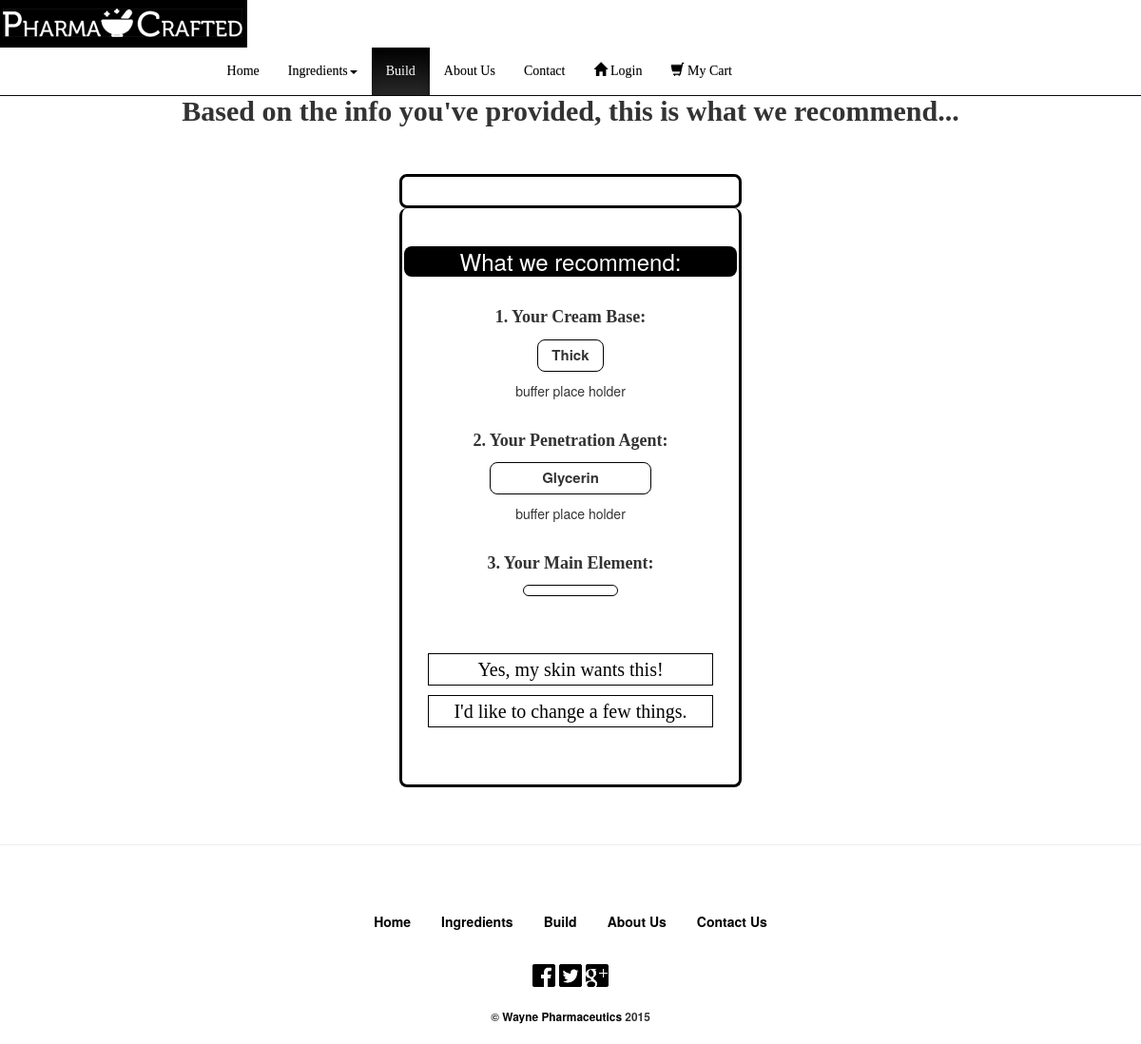
The page /users/1/result on the database as committed earlier.
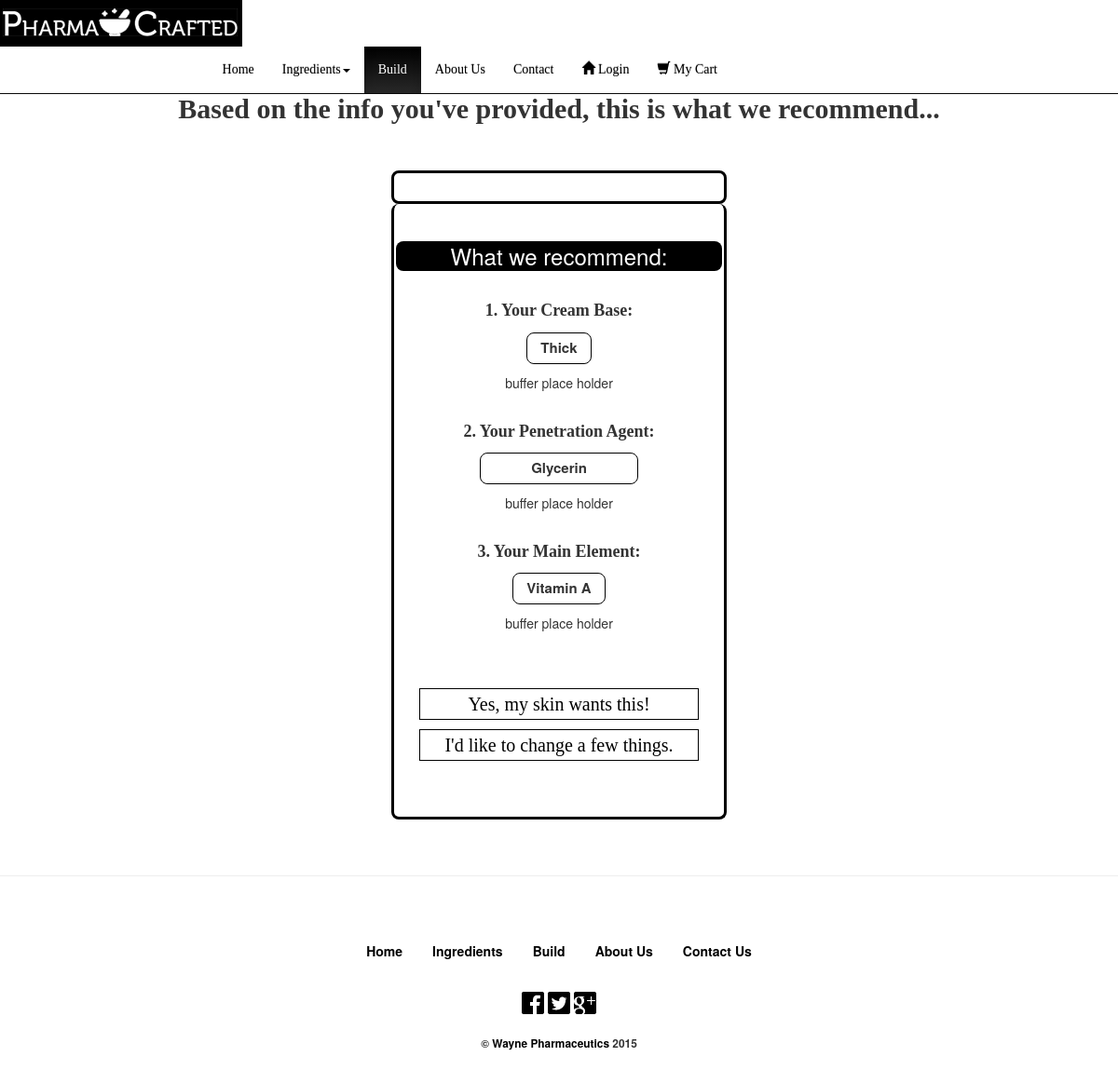
The same page on the database as committed later.
### creamUsers/models.py (models this page shows, shortened)
class Product (models.Model):
	price = models.DecimalField(max_digits=18, decimal_places=2, verbose_name=_('price'))
	ingredient1 = models.ForeignKey(Ingredient, related_name='ingredient_cream')
	ingredient2 = models.ForeignKey(Ingredient, related_name='ingredient_penetrate')
	ingredient3 = models.ForeignKey(Ingredient, related_name='ingredient_main', default=6)

class Ingredient (models.Model):
	inType = models.CharField(max_length = 20)
	ingreName = models.CharField(max_length = 50)
	description = models.CharField(max_length = 100)

### creamUsers/views.py (the view)
# urls.py: url(r'^(?P<product_id>\d+)/result$', views.resultNoAnswer, name='resultNoAnswer'),
def resultNoAnswer (request, product_id):
	prod = get_object_or_404(Product, pk=product_id)
	return render(request, 'creamUsers/prodResult.html', {'product' : prod, 'ingredient1':prod.ingredient1, 'ingredient2':prod.ingredient2,})

### creamUsers/templates/creamUsers/prodResult.html (shortened to what this page needs)
<!DOCTYPE html>
<html lang="en">
{% extends "baseNavFooter.html" %}
{% block content %}
{% load staticfiles %}
{% load bootstrap3 %}
<div class="page-row">
<nav class="navbar transparent navbar-inverse navbar-fixed-top" role="navigation">
	<div class="container-fluid col-md-8" style="float:center;border-left:0px; border-right:0px; margin-left:auto; margin-right: auto;">
		<div class="navbar-header">
			<a class="navbar-brand" style="" href="/"></a>
		</div>
		<div class="collapse navbar-collapse" id="bs-example-navbar-collapse-1">
		  <ul class="nav navbar-nav">
			<li><a href="/">Home</a></li>
			<li class="dropdown" href="plan.html"><a class="dropdown-toggle" data-toggle="dropdown" href="plan.html">Ingredients<span class="caret"></span></a>
			</li>
			<li class="active"><a href="/build/">Build</a></li>
			<li><a href="/about/">About Us</a></li>
			<li><a href="/contact/">Contact</a></li>
			{% if user.is_authenticated %}
			<li id="menu-gap"><a href="/users/"><span class="glyphicon glyphicon-user"></span> {{user.username}}</a></li>
			<li id="menu-gap"><a href="/logout/"><span class="glyphicon glyphicon-off"></span> Logout</a></li>
			{% else %}
			<li id="menu-gap"><a href="/login/"><span class="glyphicon glyphicon-home"></span> Login</a></li>
			{% endif %}
			<li><a href="{% url 'creamUsers:cartdetail' %}"><span class="glyphicon glyphicon-shopping-cart"></span> My Cart</a></li>
		  </ul>
		</div>
	</div>
</nav>
	<div id="buildtitle">
		<h2><center/><strong/></h2>
	</div>
	<h2 class="question">Based on the info you've provided, this is what we recommend...</h2><br/><br/>
	<div id="results" style="width:30%; margin-left: auto; margin-right: auto; text-align:center; border: 3px solid black; padding-bottom:30px; border-radius: 8px;">
	</div>
	<div id="suggestions" style="width:30%; margin-left: auto; margin-right: auto; text-align:center;border-radius: 8px; border-bottom: 3px solid black; border-left: 3px solid black; border-right: 3px solid black; text-align:center; padding-bottom:50px;">
		<br/><h3 style="padding:3px;color:white;background:black;border-radius:8px;width:350px;margin-left:auto;margin-right:auto;">What we recommend:</h3>
		<form action=""><br/>
			<p style="font-family:Museo; font-size: 18px">1. Your Cream Base:</p> <p class="resing" style="width:70px;">{{ingredient1.ingreName}}</p>
			<p style="font-weight:300;">{{ingredient1.description}}</p>
		</form>
		<form action=""><br/>
			<p style="font-family:Museo; font-size: 18px">2. Your Penetration Agent:</p> <p class="resing" style="width:170px;">{{ingredient2.ingreName}}</p>
			<p style="font-weight:300;">{{ingredient2.description}}</p>
		</form>
		<form action=""><br/>
			<p style="font-family:Museo; font-size: 18px">3. Your Main Element:</p> <p class="resing" style="width:100px;">{{product.ingredient3.ingreName}}</p>
			<p style="font-weight:300;">{{product.ingredient3.description}}</p>
			<br/><br/>
		</form>
		<div id="buttons">
		<a href = "{% url 'creamUsers:addproduct' product.id%}"><h4 class="h4link" style="border:1px solid black; font-family:Museo; font-size: 20px">Yes, my skin wants this!</h4></a>
		<a href = "{% url 'creamUsers:editProd' product.id %}"><h4 class="h4link" style="border:1px solid black; font-family:Museo; font-size: 20px">I'd like to change a few things.</h4></a>
		</div>
	</div><br/><br/>
</div>
{% endblock %}

Rows that differ between the two databases and show on the page:
now on this page (row edited): Product: ingredient3.ingreName "Vitamin A", ingredient3.description "buffer place holder"
